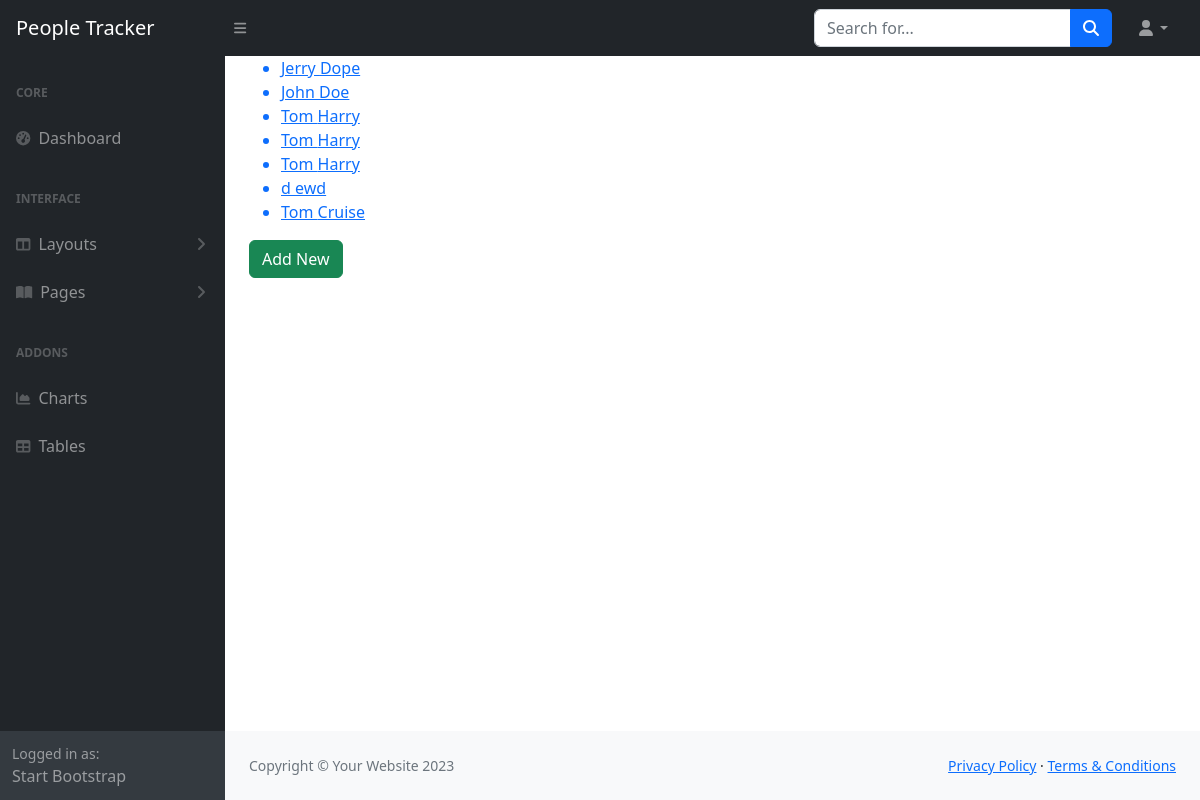
/people_management/people/, run on the app's committed database.
### people_management/models.py (models this page shows, shortened)
class Person(models.Model):
    first_name = models.CharField(max_length = 50)
    last_name = models.CharField(max_length = 50)
    email = models.EmailField(max_length = 255)
    phone_number = models.IntegerField()
    date_of_birth = models.DateField()
    active = models.BooleanField(default=False)

### people_management/views.py (the view)
# urls.py: path('people/', views.ListPeople.as_view(), name='people'),
class ListPeople(ListView):
    model = Person
    context_object_name = 'people'

### people_management/templates/people_management/person_list.html
{% extends 'dashboard/base.html'%}
{% block content %}
    <ul>
    {% for person in people %}
        <a href="{% url 'view_person' pk=person.id %}"><li>{{ person.first_name }} {{ person.last_name }}</li></a>
    {% endfor %}
    </ul>
    <a href="{% url 'create_person' %}" class='btn btn-success'>Add New</a>
{% endblock %}

### data on the page
Person: first_name "Jerry", last_name "Dope"
Person: first_name "John", last_name "Doe"
Person: first_name "Tom", last_name "Harry"
Person: first_name "Tom", last_name "Harry"
Person: first_name "Tom", last_name "Harry"
Person: first_name "d", last_name "ewd"
Person: first_name "Tom", last_name "Cruise"
